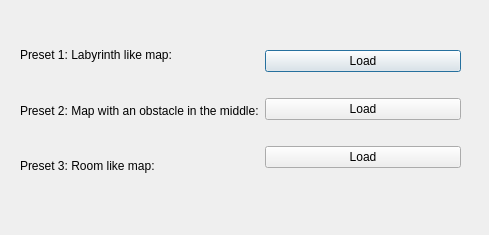
<?xml version="1.0" encoding="UTF-8"?>
<ui version="4.0">
 <class>Load_mode</class>
 <widget class="QDialog" name="Load_mode">
  <property name="geometry">
   <rect>
    <x>0</x>
    <y>0</y>
    <width>489</width>
    <height>235</height>
   </rect>
  </property>
  <property name="windowTitle">
   <string>Dialog</string>
  </property>
  <widget class="QWidget" name="">
   <property name="geometry">
    <rect>
     <x>20</x>
     <y>30</y>
     <width>441</width>
     <height>161</height>
    </rect>
   </property>
   <layout class="QHBoxLayout" name="horizontalLayout">
    <item>
     <layout class="QVBoxLayout" name="verticalLayout_2">
      <item>
       <widget class="QLabel" name="label">
        <property name="text">
         <string>Preset 1: Labyrinth like map:</string>
        </property>
       </widget>
      </item>
      <item>
       <widget class="QLabel" name="label_2">
        <property name="text">
         <string>Preset 2: Map with an obstacle in the middle:</string>
        </property>
       </widget>
      </item>
      <item>
       <widget class="QLabel" name="label_3">
        <property name="text">
         <string>Preset 3: Room like map:</string>
        </property>
       </widget>
      </item>
     </layout>
    </item>
    <item>
     <layout class="QVBoxLayout" name="verticalLayout">
      <item>
       <widget class="QPushButton" name="Mapload_button">
        <property name="text">
         <string>Load</string>
        </property>
       </widget>
      </item>
      <item>
       <widget class="QPushButton" name="Mapload2_button">
        <property name="text">
         <string>Load</string>
        </property>
       </widget>
      </item>
      <item>
       <widget class="QPushButton" name="Mapload3_button">
        <property name="text">
         <string>Load</string>
        </property>
       </widget>
      </item>
     </layout>
    </item>
   </layout>
  </widget>
 </widget>
 <resources/>
 <connections/>
</ui>
